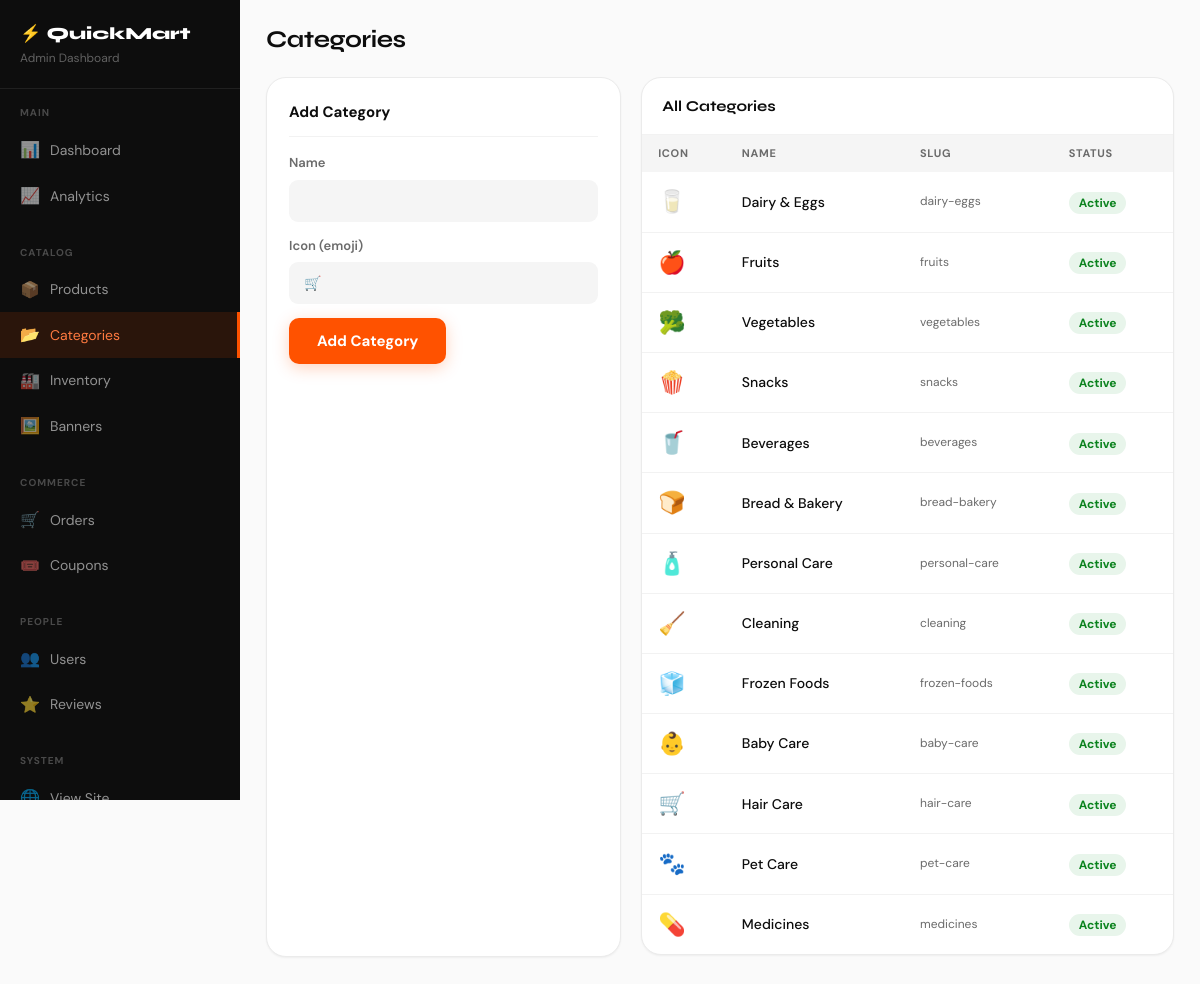
The page /admin-panel/categories/ (signed in) on the database its author committed.
### store/models.py (models this page shows, shortened)
class Category(models.Model):
    name = models.CharField(max_length=200)
    slug = models.SlugField(unique=True)
    image = models.ImageField(upload_to='categories/', null=True, blank=True)
    icon = models.CharField(max_length=10, default='🛒')
    description = models.TextField(blank=True)
    sort_order = models.IntegerField(default=0)
    is_active = models.BooleanField(default=True)
    parent = models.ForeignKey('self', null=True, blank=True, on_delete=models.SET_NULL, related_name='subcategories')
    created_at = models.DateTimeField(auto_now_add=True)
    class Meta: ordering = ['sort_order','name']; verbose_name_plural='Categories'

### admin_panel/views.py (the view, shortened to what this page needs)
# urls.py: path('categories/', views.categories_manage, name='categories'),
@admin_required
def categories_manage(request):
    cats = Category.objects.all()
    return render(request, 'admin_panel/categories.html', {'categories': cats})

### cart/context_processors.py (called while the page is built)
def cart_context(request):
    try:
        cart = get_or_create_cart(request)
        return {'cart': cart, 'cart_count': cart.get_count()}
    except:
        return {'cart': None, 'cart_count': 0}

### cart/models.py (called while the page is built)
    def get_count(self):
        return sum(item.quantity for item in self.items.all())

### cart/views.py (called while the page is built, shortened)
def get_or_create_cart(request):
    if request.user.is_authenticated:
        cart, _ = Cart.objects.get_or_create(user=request.user)
        return cart

### store/context_processors.py (called while the page is built)
def store_context(request):
    return {
        'nav_categories': Category.objects.filter(is_active=True, parent=None).order_by('sort_order')[:8],
    }

### admin_panel/templates/admin_panel/categories.html (shortened to what this page needs)
{% extends 'admin_panel/base.html' %}
{% block content %}
<div class="admin-page-header"><h1 class="admin-page-title">Categories</h1></div>
<div style="display:grid;grid-template-columns:1fr 1.5fr;gap:20px;">
  <div class="form-section">
    <div class="form-section-title">Add Category</div>
    <form method="POST">{% csrf_token %}
      <div class="form-group"><label class="form-label">Name</label><input type="text" name="name" class="form-input" required></div>
      <div class="form-group"><label class="form-label">Icon (emoji)</label><input type="text" name="icon" class="form-input" placeholder="🛒" maxlength="5"></div>
      <button type="submit" class="btn-primary">Add Category</button>
    </form>
  </div>
  <div class="admin-card">
    <div class="admin-card-header"><span class="admin-card-title">All Categories</span></div>
    <table class="data-table">
      <thead><tr><th>Icon</th><th>Name</th><th>Slug</th><th>Status</th></tr></thead>
      <tbody>
        {% for cat in categories %}
        <tr>
          <td style="font-size:22px;">{{ cat.icon }}</td>
          <td style="font-weight:500;">{{ cat.name }}</td>
          <td style="font-size:12px;color:var(--mid);">{{ cat.slug }}</td>
          <td><span class="{% if cat.is_active %}badge-active{% else %}badge-inactive{% endif %}">{% if cat.is_active %}Active{% else %}Inactive{% endif %}</span></td>
        </tr>
        {% endfor %}
      </tbody>
    </table>
  </div>
</div>
{% endblock %}

### static/css/main.css (style rules this page uses)
:root { --brand: #ff5200; --brand-dark: #e64700; --brand-light: #fff3ee; --brand-mid: #ff7a40; --brand-pale: #fff8f5; --dark: #0d0d0d; --dark2: #1a1a1a; --dark3: #282828; --mid: #6b6b6b; --light: #f5f5f5; --lighter: #fafafa; --white: #ffffff; --border: #ebebeb; --border-light: #f2f2f2; --green: #0c831f; --green-light: #e8f5eb; --yellow: #f4c430; --yellow-light: #fef9e5; --red: #d83b3b; --red-light: #fdecea; --blue: #1a56db; --blue-light: #e8f0fe; --shadow-xs: 0 1px 2px rgba(0,0,0,.05); --shadow-sm: 0 2px 8px rgba(0,0,0,.07); --shadow: 0 4px 16px rgba(0,0,0,.1); --shadow-lg: 0 8px 30px rgba(0,0,0,.12); --shadow-brand: 0 4px 16px rgba(255,82,0,.25); --r: 10px; --r-lg: 14px; --r-xl: 20px; --r-2xl: 28px; }
*, *::before, *::after { box-sizing: border-box; margin: 0; padding: 0; }
html { scroll-behavior: smooth; -webkit-tap-highlight-color: transparent; }
body { background: var(--lighter); color: var(--dark); font-family: 'DM Sans', sans-serif; font-size: 15px; line-height: 1.6; overflow-x: hidden; }
h1,h2,h3,h4,h5,h6 { font-family: 'Syne', sans-serif; line-height: 1.2; }
button { cursor: pointer; font-family: inherit; border: none; outline: none; }
input, textarea, select { font-family: inherit; outline: none; border: none; }
.btn-primary { padding: 13px 28px; background: var(--brand); color: #fff; border-radius: 10px; font-size: 15px; font-weight: 700; display: inline-flex; align-items: center; gap: 8px; transition: all .2s; box-shadow: var(--shadow-brand); }
.form-input { width: 100%; padding: 11px 14px; background: var(--light); border: 1.5px solid transparent; border-radius: 9px; font-size: 14px; color: var(--dark); transition: all .2s; }
.form-group { margin-bottom: 14px; }
.form-label { display: block; font-size: 13px; font-weight: 600; color: var(--mid); margin-bottom: 6px; }
.admin-page-header { display: flex; align-items: center; justify-content: space-between; margin-bottom: 22px; flex-wrap: wrap; gap: 10px; }
.admin-page-title { font-size: 24px; font-weight: 700; letter-spacing: -.4px; }
.admin-card { background: var(--white); border-radius: var(--r-xl); box-shadow: var(--shadow-xs); overflow: hidden; margin-bottom: 20px; border: 1px solid var(--border); }
.admin-card-header { padding: 16px 20px; border-bottom: 1px solid var(--border-light); display: flex; align-items: center; justify-content: space-between; flex-wrap: wrap; gap: 8px; }
.admin-card-title { font-family: 'Syne', sans-serif; font-size: 15px; font-weight: 700; }
.data-table { width: 100%; border-collapse: collapse; }
.data-table th { padding: 10px 16px; text-align: left; font-size: 11px; font-weight: 700; color: var(--mid); text-transform: uppercase; letter-spacing: .06em; background: var(--light); }
.data-table td { padding: 12px 16px; font-size: 14px; border-bottom: 1px solid var(--border-light); }
.data-table tr:last-child td { border-bottom: none; }
.badge-active { background: var(--green-light); color: var(--green); padding: 3px 10px; border-radius: 20px; font-size: 12px; font-weight: 700; }
.form-section { background: var(--white); border-radius: var(--r-xl); padding: 22px; box-shadow: var(--shadow-xs); margin-bottom: 18px; border: 1px solid var(--border); }
.form-section-title { font-size: 15px; font-weight: 700; margin-bottom: 16px; padding-bottom: 12px; border-bottom: 1px solid var(--border-light); }

### rows shown on the page
Category: icon "🥛", name "Dairy & Eggs", slug "dairy-eggs", is_active "Active"
Category: icon "🍎", name "Fruits", slug "fruits", is_active "Active"
Category: icon "🥦", name "Vegetables", slug "vegetables", is_active "Active"
Category: icon "🍿", name "Snacks", slug "snacks", is_active "Active"
Category: icon "🥤", name "Beverages", slug "beverages", is_active "Active"
Category: icon "🍞", name "Bread & Bakery", slug "bread-bakery", is_active "Active"
Category: icon "🧴", name "Personal Care", slug "personal-care", is_active "Active"
Category: icon "🧹", name "Cleaning", slug "cleaning", is_active "Active"
Category: icon "🧊", name "Frozen Foods", slug "frozen-foods", is_active "Active"
Category: icon "👶", name "Baby Care", slug "baby-care", is_active "Active"
Category: icon "🛒", name "Hair Care", slug "hair-care", is_active "Active"
Category: icon "🐾", name "Pet Care", slug "pet-care", is_active "Active"
Category: icon "💊", name "Medicines", slug "medicines", is_active "Active"
